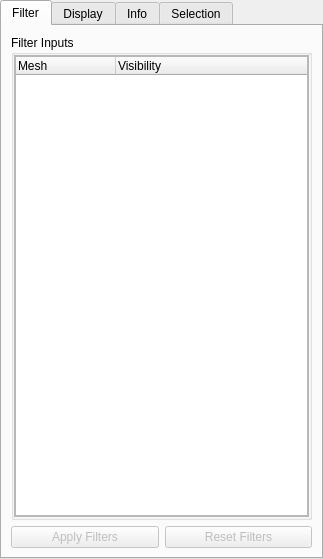
<?xml version="1.0" encoding="UTF-8"?>
<ui version="4.0">
 <class>qtMeshViewerPanel</class>
 <widget class="QWidget" name="qtMeshViewerPanel">
  <property name="geometry">
   <rect>
    <x>0</x>
    <y>0</y>
    <width>323</width>
    <height>559</height>
   </rect>
  </property>
  <property name="windowTitle">
   <string>Form</string>
  </property>
  <layout class="QGridLayout">
   <property name="margin">
    <number>0</number>
   </property>
   <property name="spacing">
    <number>0</number>
   </property>
   <item row="0" column="0">
    <widget class="QTabWidget" name="tabWidget">
     <property name="sizePolicy">
      <sizepolicy hsizetype="MinimumExpanding" vsizetype="Preferred">
       <horstretch>0</horstretch>
       <verstretch>0</verstretch>
      </sizepolicy>
     </property>
     <property name="autoFillBackground">
      <bool>false</bool>
     </property>
     <property name="currentIndex">
      <number>0</number>
     </property>
     <property name="usesScrollButtons">
      <bool>true</bool>
     </property>
     <widget class="QWidget" name="tab_Mesh">
      <attribute name="title">
       <string>Filter</string>
      </attribute>
      <layout class="QVBoxLayout" name="verticalLayout">
       <item>
        <widget class="QGroupBox" name="groupBoxInputs">
         <property name="title">
          <string>Filter Inputs</string>
         </property>
         <property name="checkable">
          <bool>false</bool>
         </property>
         <layout class="QVBoxLayout" name="verticalLayout_7">
          <property name="margin">
           <number>0</number>
          </property>
          <item>
           <widget class="QFrame" name="frameExtracts">
            <property name="frameShape">
             <enum>QFrame::StyledPanel</enum>
            </property>
            <property name="frameShadow">
             <enum>QFrame::Raised</enum>
            </property>
            <layout class="QVBoxLayout" name="verticalLayout_6">
             <property name="margin">
              <number>0</number>
             </property>
             <item>
              <widget class="QTreeWidget" name="treeInputs">
               <column>
                <property name="text">
                 <string>Mesh</string>
                </property>
               </column>
               <column>
                <property name="text">
                 <string>Visibility</string>
                </property>
               </column>
              </widget>
             </item>
            </layout>
           </widget>
          </item>
         </layout>
        </widget>
       </item>
       <item>
        <layout class="QHBoxLayout" name="horizontalLayout">
         <item>
          <widget class="QPushButton" name="pushButton_Apply">
           <property name="enabled">
            <bool>false</bool>
           </property>
           <property name="text">
            <string>Apply Filters</string>
           </property>
          </widget>
         </item>
         <item>
          <widget class="QPushButton" name="pushButton_Reset">
           <property name="enabled">
            <bool>false</bool>
           </property>
           <property name="text">
            <string>Reset Filters</string>
           </property>
          </widget>
         </item>
        </layout>
       </item>
      </layout>
     </widget>
     <widget class="QWidget" name="tab_Display">
      <attribute name="title">
       <string>Display</string>
      </attribute>
      <layout class="QVBoxLayout">
       <item>
        <widget class="QFrame" name="appearanceFrame">
         <property name="sizePolicy">
          <sizepolicy hsizetype="Ignored" vsizetype="Preferred">
           <horstretch>0</horstretch>
           <verstretch>0</verstretch>
          </sizepolicy>
         </property>
         <property name="frameShape">
          <enum>QFrame::NoFrame</enum>
         </property>
         <property name="frameShadow">
          <enum>QFrame::Raised</enum>
         </property>
        </widget>
       </item>
      </layout>
     </widget>
     <widget class="QWidget" name="tab_Info">
      <attribute name="title">
       <string>Info</string>
      </attribute>
      <layout class="QGridLayout">
       <item row="0" column="0">
        <layout class="QGridLayout" name="gridLayout_6"/>
       </item>
      </layout>
     </widget>
     <widget class="QWidget" name="tab_Selection">
      <attribute name="title">
       <string>Selection</string>
      </attribute>
      <layout class="QVBoxLayout" name="verticalLayout_10">
       <item>
        <layout class="QHBoxLayout" name="horizontalLayout_6">
         <item>
          <widget class="QRadioButton" name="radioButtonShowHistogram">
           <property name="text">
            <string>Show Histogram</string>
           </property>
           <property name="checked">
            <bool>true</bool>
           </property>
          </widget>
         </item>
         <item>
          <widget class="QRadioButton" name="radioButtonShowSpreadsheet">
           <property name="text">
            <string>Show Spreadsheet</string>
           </property>
          </widget>
         </item>
        </layout>
       </item>
       <item>
        <widget class="QStackedWidget" name="stackedWidget">
         <property name="frameShape">
          <enum>QFrame::Panel</enum>
         </property>
         <property name="frameShadow">
          <enum>QFrame::Sunken</enum>
         </property>
         <property name="currentIndex">
          <number>0</number>
         </property>
         <widget class="QWidget" name="page">
          <layout class="QVBoxLayout" name="verticalLayout_9">
           <property name="margin">
            <number>0</number>
           </property>
           <item>
            <widget class="QFrame" name="frame_Histogram">
             <property name="frameShape">
              <enum>QFrame::StyledPanel</enum>
             </property>
             <property name="frameShadow">
              <enum>QFrame::Raised</enum>
             </property>
             <layout class="QVBoxLayout" name="verticalLayout_5">
              <property name="margin">
               <number>0</number>
              </property>
              <item>
               <layout class="QHBoxLayout" name="horizontalLayout_3">
                <item>
                 <widget class="QLabel" name="label">
                  <property name="font">
                   <font>
                    <weight>75</weight>
                    <bold>true</bold>
                   </font>
                  </property>
                  <property name="text">
                   <string>Set X-Axis to:</string>
                  </property>
                 </widget>
                </item>
                <item>
                 <widget class="QComboBox" name="comboBox_Histogram"/>
                </item>
               </layout>
              </item>
             </layout>
            </widget>
           </item>
          </layout>
         </widget>
         <widget class="QWidget" name="page_2">
          <layout class="QVBoxLayout" name="verticalLayout_4">
           <property name="margin">
            <number>0</number>
           </property>
           <item>
            <widget class="QLabel" name="label_2">
             <property name="font">
              <font>
               <weight>75</weight>
               <bold>true</bold>
              </font>
             </property>
             <property name="text">
              <string>Selected Cells:</string>
             </property>
            </widget>
           </item>
           <item>
            <widget class="pqSpreadSheetViewWidget" name="spreadsheet">
             <property name="sizePolicy">
              <sizepolicy hsizetype="Preferred" vsizetype="MinimumExpanding">
               <horstretch>0</horstretch>
               <verstretch>0</verstretch>
              </sizepolicy>
             </property>
             <property name="minimumSize">
              <size>
               <width>0</width>
               <height>120</height>
              </size>
             </property>
             <property name="editTriggers">
              <set>QAbstractItemView::NoEditTriggers</set>
             </property>
             <property name="alternatingRowColors">
              <bool>true</bool>
             </property>
             <property name="selectionMode">
              <enum>QAbstractItemView::NoSelection</enum>
             </property>
            </widget>
           </item>
          </layout>
         </widget>
        </widget>
       </item>
       <item>
        <layout class="QVBoxLayout" name="verticalLayout_2">
         <item>
          <layout class="QHBoxLayout" name="horizontalLayout_5">
           <item>
            <widget class="QCheckBox" name="checkBoxShowCell">
             <property name="text">
              <string>Show Mesh Cell ID</string>
             </property>
            </widget>
           </item>
           <item>
            <widget class="QCheckBox" name="checkBoxShowPoint">
             <property name="text">
              <string>Show Point ID</string>
             </property>
            </widget>
           </item>
          </layout>
         </item>
         <item>
          <widget class="QGroupBox" name="groupBoxContourOptions">
           <property name="title">
            <string>Options for Shape Cell Selection</string>
           </property>
           <layout class="QHBoxLayout" name="horizontalLayout_4">
            <property name="spacing">
             <number>3</number>
            </property>
            <property name="margin">
             <number>3</number>
            </property>
            <item>
             <widget class="QRadioButton" name="contourAllIn">
              <property name="text">
               <string>All In</string>
              </property>
              <property name="checked">
               <bool>true</bool>
              </property>
             </widget>
            </item>
            <item>
             <widget class="QRadioButton" name="contourPartiallyIn">
              <property name="text">
               <string>Partially In</string>
              </property>
             </widget>
            </item>
            <item>
             <widget class="QRadioButton" name="contourIntersect">
              <property name="text">
               <string>Intersect Only</string>
              </property>
             </widget>
            </item>
           </layout>
          </widget>
         </item>
         <item>
          <widget class="QPushButton" name="pushButton_InvertSelection">
           <property name="text">
            <string>Invert Selection</string>
           </property>
          </widget>
         </item>
         <item>
          <layout class="QGridLayout">
           <item row="0" column="0">
            <widget class="QPushButton" name="pushButton_SelectAll">
             <property name="text">
              <string>Select All</string>
             </property>
            </widget>
           </item>
           <item row="0" column="1">
            <widget class="QPushButton" name="pushButton_ClearSelection">
             <property name="text">
              <string>Clear Selection</string>
             </property>
            </widget>
           </item>
          </layout>
         </item>
         <item>
          <layout class="QHBoxLayout" name="horizontalLayout_2">
           <item>
            <widget class="QPushButton" name="pushButton_ChangeMaterial">
             <property name="enabled">
              <bool>false</bool>
             </property>
             <property name="text">
              <string>Set Selection Material ID to:</string>
             </property>
            </widget>
           </item>
           <item>
            <widget class="QLineEdit" name="MaterialIdEntry">
             <property name="sizePolicy">
              <sizepolicy hsizetype="Ignored" vsizetype="Fixed">
               <horstretch>0</horstretch>
               <verstretch>0</verstretch>
              </sizepolicy>
             </property>
            </widget>
           </item>
          </layout>
         </item>
        </layout>
       </item>
       <item>
        <widget class="QGroupBox" name="groupBox_Smooth">
         <property name="title">
          <string>Show Smoothing Controls</string>
         </property>
         <property name="checkable">
          <bool>true</bool>
         </property>
         <property name="checked">
          <bool>false</bool>
         </property>
         <layout class="QVBoxLayout" name="verticalLayout_8">
          <property name="margin">
           <number>0</number>
          </property>
          <item>
           <widget class="QScrollArea" name="scrollAreaSmooth">
            <property name="widgetResizable">
             <bool>true</bool>
            </property>
            <widget class="QWidget" name="scrollAreaWidgetContents_2">
             <property name="geometry">
              <rect>
               <x>0</x>
               <y>0</y>
               <width>285</width>
               <height>76</height>
              </rect>
             </property>
             <layout class="QVBoxLayout" name="verticalLayout_3">
              <property name="leftMargin">
               <number>0</number>
              </property>
              <property name="topMargin">
               <number>0</number>
              </property>
              <property name="rightMargin">
               <number>0</number>
              </property>
              <item>
               <widget class="QPushButton" name="pushButton_ApplySmoothing">
                <property name="text">
                 <string>Apply Smoothing</string>
                </property>
               </widget>
              </item>
             </layout>
            </widget>
           </widget>
          </item>
         </layout>
        </widget>
       </item>
      </layout>
     </widget>
    </widget>
   </item>
  </layout>
 </widget>
 <customwidgets>
  <customwidget>
   <class>pqSpreadSheetViewWidget</class>
   <extends>QTableView</extends>
   <header>pqSpreadSheetViewWidget.h</header>
  </customwidget>
 </customwidgets>
 <resources/>
 <connections>
  <connection>
   <sender>groupBox_Smooth</sender>
   <signal>toggled(bool)</signal>
   <receiver>scrollAreaSmooth</receiver>
   <slot>setVisible(bool)</slot>
   <hints>
    <hint type="sourcelabel">
     <x>55</x>
     <y>463</y>
    </hint>
    <hint type="destinationlabel">
     <x>203</x>
     <y>481</y>
    </hint>
   </hints>
  </connection>
 </connections>
</ui>
